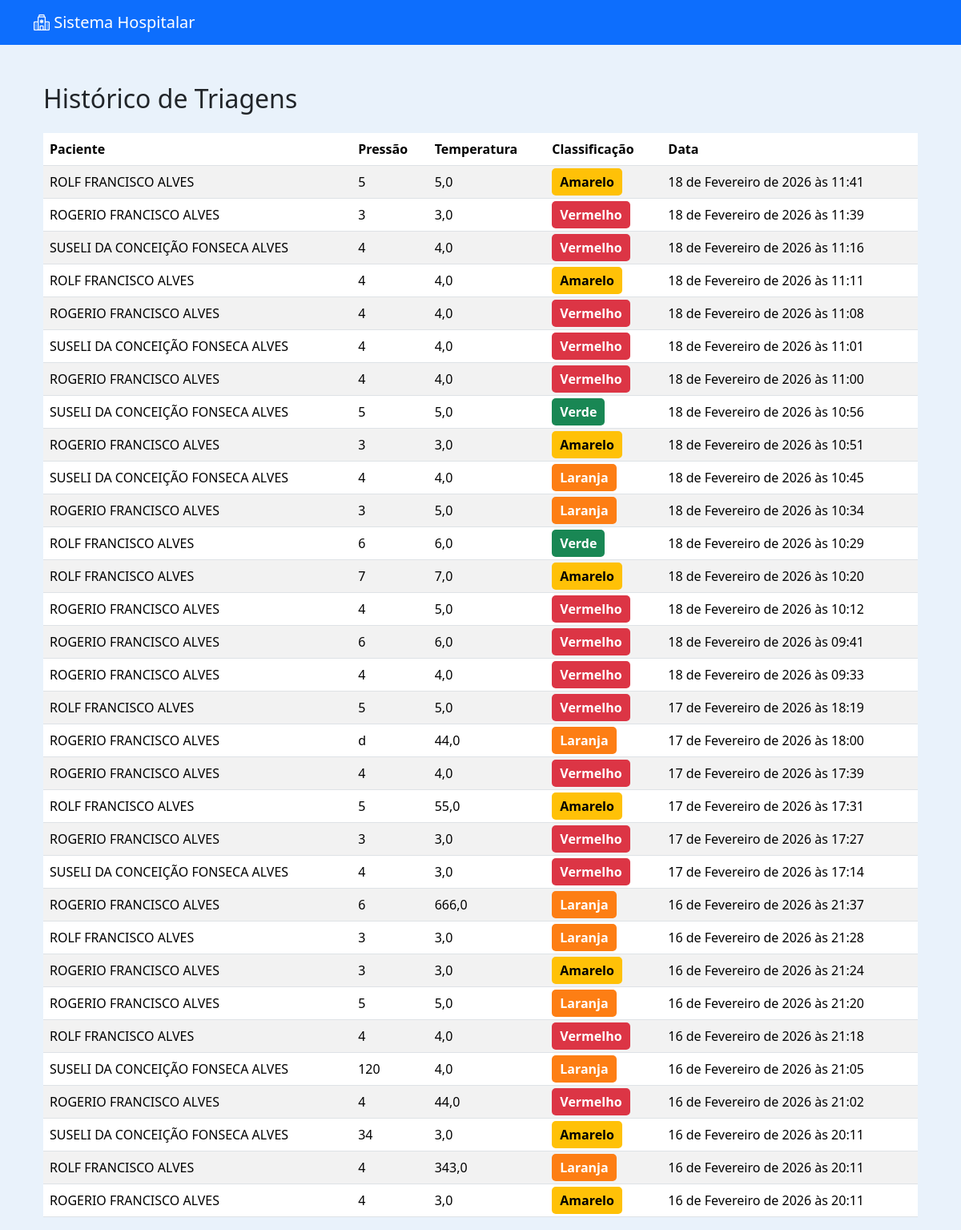
/triagem/historico/, run on the app's committed database.
### triagem/models.py (models this page shows)
class Triagem(models.Model):
    RISCO_CHOICES = [
        ('Vermelho', 'Vermelho'),
        ('Laranja', 'Laranja'),
        ('Amarelo', 'Amarelo'),
        ('Verde', 'Verde'),
        ('Azul', 'Azul'),
    ]
    agendamento = models.OneToOneField(Agendamento, on_delete=models.CASCADE)
    paciente = models.ForeignKey(Paciente, on_delete=models.CASCADE)
    pressao_arterial = models.CharField(max_length=20)
    temperatura = models.DecimalField(max_digits=4, decimal_places=1)
    frequencia_cardiaca = models.IntegerField()
    saturacao = models.IntegerField()
    atendido = models.BooleanField(default=False)
    classificacao_risco = models.CharField(
        max_length=10,
        choices=RISCO_CHOICES,
        blank=True,
        null=True
    )
    observacoes = models.TextField(blank=True, null=True)
    data_triagem = models.DateTimeField(auto_now_add=True)

### pacientes/models.py (models this page shows, shortened)
class Paciente(models.Model):
    nome = models.CharField(max_length=100)
    nome_social = models.CharField(max_length=100, blank=True, null=True)
    nome_mae = models.CharField(max_length=100)
    nome_pai = models.CharField(max_length=100, blank=True, null=True)
    cpf = models.CharField(
        max_length=14,
        unique=True,
        validators=[
            RegexValidator(
                r'^\d{3}\.\d{3}\.\d{3}-\d{2}$',
                'CPF inválido! Use XXX.XXX.XXX-XX'
            )
        ]
    )
    data_nascimento = models.DateField()
    SEXO_BIOLOGICO_CHOICES = [
        ('M', 'Masculino'),
        ('F', 'Feminino'),
        ('I', 'Intersexo'),
    ]
    sexo_biologico = models.CharField(max_length=1, choices=SEXO_BIOLOGICO_CHOICES)
    identidade_genero = models.CharField(max_length=50)
    orientacao_sexual = models.CharField(max_length=50)
    NACIONALIDADE_CHOICES = [
        ('BRASILEIRA', 'Brasileira'),
        ('ARGENTINA', 'Argentina'),
        ('BOLIVIANA', 'Boliviana'),
        ('CHILENA', 'Chilena'),
        ('COLOMBIANA', 'Colombiana'),
        ('PARAGUAIA', 'Paraguaia'),
        ('PERUANA', 'Peruana'),
        ('URUGUAIA', 'Uruguaia'),
        ('VENEZUELANA', 'Venezuelana'),
        ('OUTRA', 'Outra'),
    ]
    nacionalidade = models.CharField(
        max_length=20,
        choices=NACIONALIDADE_CHOICES,
        default='BRASILEIRA'
    )
    naturalidade = models.CharField(max_length=100)
    RACA_COR_CHOICES = [
        ('BRANCA', 'Branca'),
        ('PRETA', 'Preta'),
        ('PARDA', 'Parda'),
        ('AMARELA', 'Amarela'),
        ('INDIGENA', 'Indígena'),
    ]
    raca_cor = models.CharField(max_length=10, choices=RACA_COR_CHOICES)
    ESTADO_CIVIL_CHOICES = [
        ('SOLTEIRO', 'Solteiro(a)'),
        ('CASADO', 'Casado(a)'),
        ('DIVORCIADO', 'Divorciado(a)'),
        ('VIUVO', 'Viúvo(a)'),
        ('UNIAO_ESTAVEL', 'União Estável'),
    ]
    estado_civil = models.CharField(max_length=20, choices=ESTADO_CIVIL_CHOICES)
    ESCOLARIDADE_CHOICES = [
        ('SEM_INSTRUCAO', 'Sem instrução'),
        ('FUNDAMENTAL_INCOMPLETO', 'Fundamental incompleto'),
        ('FUNDAMENTAL_COMPLETO', 'Fundamental completo'),
        ('MEDIO_INCOMPLETO', 'Médio incompleto'),
        ('MEDIO_COMPLETO', 'Médio completo'),
        ('SUPERIOR_INCOMPLETO', 'Superior incompleto'),
        ('SUPERIOR_COMPLETO', 'Superior completo'),
        ('POS_GRADUACAO', 'Pós-graduação'),
        ('MESTRADO', 'Mestrado'),
        ('DOUTORADO', 'Doutorado'),
    ]
    escolaridade = models.CharField(max_length=30, choices=ESCOLARIDADE_CHOICES)
    profissao = models.CharField(max_length=50)
    rg = models.CharField(max_length=20)
    orgao_emissor = models.CharField(max_length=10)
    UF_CHOICES = [
        ('AC','AC'), ('AL','AL'), ('AP','AP'), ('AM','AM'),
        ('BA','BA'), ('CE','CE'), ('DF','DF'), ('ES','ES'),
        ('GO','GO'), ('MA','MA'), ('MT','MT'), ('MS','MS'),
        ('MG','MG'), ('PA','PA'), ('PB','PB'), ('PR','PR'),
        ('PE','PE'), ('PI','PI'), ('RJ','RJ'), ('RN','RN'),
        ('RS','RS'), ('RO','RO'), ('RR','RR'), ('SC','SC'),
        ('SP','SP'), ('SE','SE'), ('TO','TO'),
    ]
    uf_rg = models.CharField(max_length=2, choices=UF_CHOICES)
    cep = models.CharField(
        max_length=9,
        validators=[
            RegexValidator(
                r'^\d{5}-\d{3}$',
                'CEP inválido! Use XXXXX-XXX'
            )
        ]
    )
    endereco = models.CharField(max_length=100)
    numero = models.CharField(max_length=10)
    complemento = models.CharField(max_length=50, blank=True, null=True)
    bairro = models.CharField(max_length=50)
    municipio = models.CharField(max_length=50)
    uf = models.CharField(max_length=2, choices=UF_CHOICES)
    ZONA_CHOICES = [
        ('URBANA', 'Urbana'),
        ('RURAL', 'Rural'),
    ]
    zona = models.CharField(max_length=6, choices=ZONA_CHOICES)
    telefone_fixo = models.CharField(
        max_length=15,
        blank=True,
        null=True,
        validators=[
            RegexValidator(
                r'^\(\d{2}\)\s\d{4}-\d{4}$',
                'Telefone inválido! Use (XX) XXXX-XXXX'
            )
        ]
    )
    celular = models.CharField(
        max_length=15,
        validators=[
            RegexValidator(
                r'^\(\d{2}\)\s\d{5}-\d{4}$',
                'Celular inválido! Use (XX) XXXXX-XXXX'
            )
        ]
    )
    whatsapp = models.BooleanField(default=False)
    email = models.EmailField(blank=True, null=True)
    cartao_sus = models.CharField(max_length=18, blank=True, null=True)
    criado_por = models.ForeignKey(
        User,
        on_delete=models.SET_NULL,
        null=True,
        blank=True,
        related_name='pacientes_criados'
    )
    data_criacao = models.DateTimeField(default=timezone.now, editable=False)
    data_atualizacao = models.DateTimeField(auto_now=True)

### triagem/views.py (the view)
# urls.py: path('historico/', views.historico_triagens, name='historico_triagens'),
def historico_triagens(request):
    triagens = Triagem.objects.all().order_by('-data_triagem')
    return render(request, 'triagem/historico_triagens.html', {
        'triagens': triagens
    })

### triagem/templates/triagem/historico_triagens.html (shortened to what this page needs)
{% extends 'usuarios/base.html' %}
{% block content %}
<div class="container mt-5">
    <h2>Histórico de Triagens</h2>
    <table class="table table-striped mt-4">
        <thead>
            <tr>
                <th>Paciente</th>
                <th>Pressão</th>
                <th>Temperatura</th>
                <th>Classificação</th>
                <th>Data</th>
            </tr>
        </thead>
        <tbody>
            {% for t in triagens %}
            <tr>
                <td>{{ t.paciente.nome }}</td>
                <td>{{ t.pressao_arterial }}</td>
                <td>{{ t.temperatura }}</td>
                <td>
                    {% if t.classificacao_risco %}
                        <span class="badge-risco {{ t.classificacao_risco }}">
                            {{ t.classificacao_risco }}
                        </span>
                    {% else %}
                        —
                    {% endif %}
                </td>
                <td>{{ t.data_triagem }}</td>
            </tr>
            {% empty %}
            <tr>
                <td colspan="5">Nenhuma triagem registrada.</td>
            </tr>
            {% endfor %}
        </tbody>
    </table>
</div>
{% endblock %}

### usuarios/templates/usuarios/base.html (style rules this page uses)
body { background-color: #e9f2fb; }

### triagem/templates/triagem/historico_triagens.html (style rules this page uses)
.badge-risco { padding: 6px 10px; border-radius: 5px; font-weight: bold; }
.Vermelho { background-color: #dc3545; color: white; }
.Laranja { background-color: #fd7e14; color: white; }
.Amarelo { background-color: #ffc107; color: black; }
.Verde { background-color: #198754; color: white; }

### data on the page
Triagem: paciente.nome "ROLF FRANCISCO ALVES", pressao_arterial "5", temperatura "5,0", classificacao_risco "Amarelo", data_triagem "18 de Fevereiro de 2026 às 11:41"
Triagem: paciente.nome "ROGERIO FRANCISCO ALVES", pressao_arterial "3", temperatura "3,0", classificacao_risco "Vermelho", data_triagem "18 de Fevereiro de 2026 às 11:39"
Triagem: paciente.nome "SUSELI DA CONCEIÇÃO FONSECA ALVES", pressao_arterial "4", temperatura "4,0", classificacao_risco "Vermelho", data_triagem "18 de Fevereiro de 2026 às 11:16"
Triagem: paciente.nome "ROLF FRANCISCO ALVES", pressao_arterial "4", temperatura "4,0", classificacao_risco "Amarelo", data_triagem "18 de Fevereiro de 2026 às 11:11"
Triagem: paciente.nome "ROGERIO FRANCISCO ALVES", pressao_arterial "4", temperatura "4,0", classificacao_risco "Vermelho", data_triagem "18 de Fevereiro de 2026 às 11:08"
Triagem: paciente.nome "SUSELI DA CONCEIÇÃO FONSECA ALVES", pressao_arterial "4", temperatura "4,0", classificacao_risco "Vermelho", data_triagem "18 de Fevereiro de 2026 às 11:01"
Triagem: paciente.nome "ROGERIO FRANCISCO ALVES", pressao_arterial "4", temperatura "4,0", classificacao_risco "Vermelho", data_triagem "18 de Fevereiro de 2026 às 11:00"
Triagem: paciente.nome "SUSELI DA CONCEIÇÃO FONSECA ALVES", pressao_arterial "5", temperatura "5,0", classificacao_risco "Verde", data_triagem "18 de Fevereiro de 2026 às 10:56"
Triagem: paciente.nome "ROGERIO FRANCISCO ALVES", pressao_arterial "3", temperatura "3,0", classificacao_risco "Amarelo", data_triagem "18 de Fevereiro de 2026 às 10:51"
Triagem: paciente.nome "SUSELI DA CONCEIÇÃO FONSECA ALVES", pressao_arterial "4", temperatura "4,0", classificacao_risco "Laranja", data_triagem "18 de Fevereiro de 2026 às 10:45"
Triagem: paciente.nome "ROGERIO FRANCISCO ALVES", pressao_arterial "3", temperatura "5,0", classificacao_risco "Laranja", data_triagem "18 de Fevereiro de 2026 às 10:34"
Triagem: paciente.nome "ROLF FRANCISCO ALVES", pressao_arterial "6", temperatura "6,0", classificacao_risco "Verde", data_triagem "18 de Fevereiro de 2026 às 10:29"
Triagem: paciente.nome "ROLF FRANCISCO ALVES", pressao_arterial "7", temperatura "7,0", classificacao_risco "Amarelo", data_triagem "18 de Fevereiro de 2026 às 10:20"
Triagem: paciente.nome "ROGERIO FRANCISCO ALVES", pressao_arterial "4", temperatura "5,0", classificacao_risco "Vermelho", data_triagem "18 de Fevereiro de 2026 às 10:12"
Triagem: paciente.nome "ROGERIO FRANCISCO ALVES", pressao_arterial "6", temperatura "6,0", classificacao_risco "Vermelho", data_triagem "18 de Fevereiro de 2026 às 09:41"
Triagem: paciente.nome "ROGERIO FRANCISCO ALVES", pressao_arterial "4", temperatura "4,0", classificacao_risco "Vermelho", data_triagem "18 de Fevereiro de 2026 às 09:33"
Triagem: paciente.nome "ROLF FRANCISCO ALVES", pressao_arterial "5", temperatura "5,0", classificacao_risco "Vermelho", data_triagem "17 de Fevereiro de 2026 às 18:19"
Triagem: paciente.nome "ROGERIO FRANCISCO ALVES", pressao_arterial "d", temperatura "44,0", classificacao_risco "Laranja", data_triagem "17 de Fevereiro de 2026 às 18:00"
Triagem: paciente.nome "ROGERIO FRANCISCO ALVES", pressao_arterial "4", temperatura "4,0", classificacao_risco "Vermelho", data_triagem "17 de Fevereiro de 2026 às 17:39"
Triagem: paciente.nome "ROLF FRANCISCO ALVES", pressao_arterial "5", temperatura "55,0", classificacao_risco "Amarelo", data_triagem "17 de Fevereiro de 2026 às 17:31"
Triagem: paciente.nome "ROGERIO FRANCISCO ALVES", pressao_arterial "3", temperatura "3,0", classificacao_risco "Vermelho", data_triagem "17 de Fevereiro de 2026 às 17:27"
Triagem: paciente.nome "SUSELI DA CONCEIÇÃO FONSECA ALVES", pressao_arterial "4", temperatura "3,0", classificacao_risco "Vermelho", data_triagem "17 de Fevereiro de 2026 às 17:14"
Triagem: paciente.nome "ROGERIO FRANCISCO ALVES", pressao_arterial "6", temperatura "666,0", classificacao_risco "Laranja", data_triagem "16 de Fevereiro de 2026 às 21:37"
Triagem: paciente.nome "ROLF FRANCISCO ALVES", pressao_arterial "3", temperatura "3,0", classificacao_risco "Laranja", data_triagem "16 de Fevereiro de 2026 às 21:28"
Triagem: paciente.nome "ROGERIO FRANCISCO ALVES", pressao_arterial "3", temperatura "3,0", classificacao_risco "Amarelo", data_triagem "16 de Fevereiro de 2026 às 21:24"
Triagem: paciente.nome "ROGERIO FRANCISCO ALVES", pressao_arterial "5", temperatura "5,0", classificacao_risco "Laranja", data_triagem "16 de Fevereiro de 2026 às 21:20"
Triagem: paciente.nome "ROLF FRANCISCO ALVES", pressao_arterial "4", temperatura "4,0", classificacao_risco "Vermelho", data_triagem "16 de Fevereiro de 2026 às 21:18"
Triagem: paciente.nome "SUSELI DA CONCEIÇÃO FONSECA ALVES", pressao_arterial "120", temperatura "4,0", classificacao_risco "Laranja", data_triagem "16 de Fevereiro de 2026 às 21:05"
Triagem: paciente.nome "ROGERIO FRANCISCO ALVES", pressao_arterial "4", temperatura "44,0", classificacao_risco "Vermelho", data_triagem "16 de Fevereiro de 2026 às 21:02"
Triagem: paciente.nome "SUSELI DA CONCEIÇÃO FONSECA ALVES", pressao_arterial "34", temperatura "3,0", classificacao_risco "Amarelo", data_triagem "16 de Fevereiro de 2026 às 20:11"
Triagem: paciente.nome "ROLF FRANCISCO ALVES", pressao_arterial "4", temperatura "343,0", classificacao_risco "Laranja", data_triagem "16 de Fevereiro de 2026 às 20:11"
Triagem: paciente.nome "ROGERIO FRANCISCO ALVES", pressao_arterial "4", temperatura "3,0", classificacao_risco "Amarelo", data_triagem "16 de Fevereiro de 2026 às 20:11"
